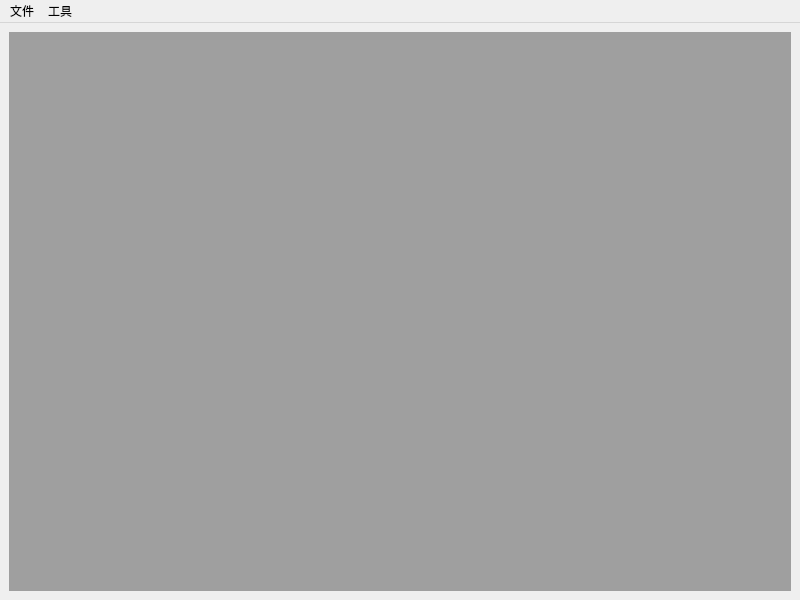
<?xml version="1.0" encoding="UTF-8"?>
<ui version="4.0">
 <class>MainWindow</class>
 <widget class="QMainWindow" name="MainWindow">
  <property name="geometry">
   <rect>
    <x>0</x>
    <y>0</y>
    <width>800</width>
    <height>600</height>
   </rect>
  </property>
  <property name="windowTitle">
   <string>ImageTools</string>
  </property>
  <widget class="QWidget" name="centralwidget">
   <layout class="QGridLayout" name="gridLayout_2">
    <item row="0" column="0">
     <widget class="QMdiArea" name="mdiArea">
      <property name="verticalScrollBarPolicy">
       <enum>Qt::ScrollBarAsNeeded</enum>
      </property>
      <property name="horizontalScrollBarPolicy">
       <enum>Qt::ScrollBarAsNeeded</enum>
      </property>
      <property name="viewMode">
       <enum>QMdiArea::TabbedView</enum>
      </property>
      <property name="tabsClosable">
       <bool>true</bool>
      </property>
      <property name="tabsMovable">
       <bool>true</bool>
      </property>
      <property name="tabShape">
       <enum>QTabWidget::Rounded</enum>
      </property>
     </widget>
    </item>
   </layout>
  </widget>
  <widget class="QMenuBar" name="menubar">
   <property name="geometry">
    <rect>
     <x>0</x>
     <y>0</y>
     <width>800</width>
     <height>23</height>
    </rect>
   </property>
   <widget class="QMenu" name="menu">
    <property name="title">
     <string>文件</string>
    </property>
    <addaction name="open_image"/>
    <addaction name="open_device"/>
   </widget>
   <widget class="QMenu" name="menu_2">
    <property name="title">
     <string>工具</string>
    </property>
    <addaction name="field_depth_tool"/>
    <addaction name="shake_tool"/>
   </widget>
   <addaction name="menu"/>
   <addaction name="menu_2"/>
  </widget>
  <action name="open_image">
   <property name="text">
    <string>打开图片</string>
   </property>
  </action>
  <action name="open_device">
   <property name="text">
    <string>打开设备(RTSP)</string>
   </property>
  </action>
  <action name="field_depth_tool">
   <property name="checkable">
    <bool>false</bool>
   </property>
   <property name="text">
    <string>镜头计算器</string>
   </property>
  </action>
  <action name="shake_tool">
   <property name="text">
    <string>抖动测试工具</string>
   </property>
  </action>
 </widget>
 <resources/>
 <connections/>
</ui>
